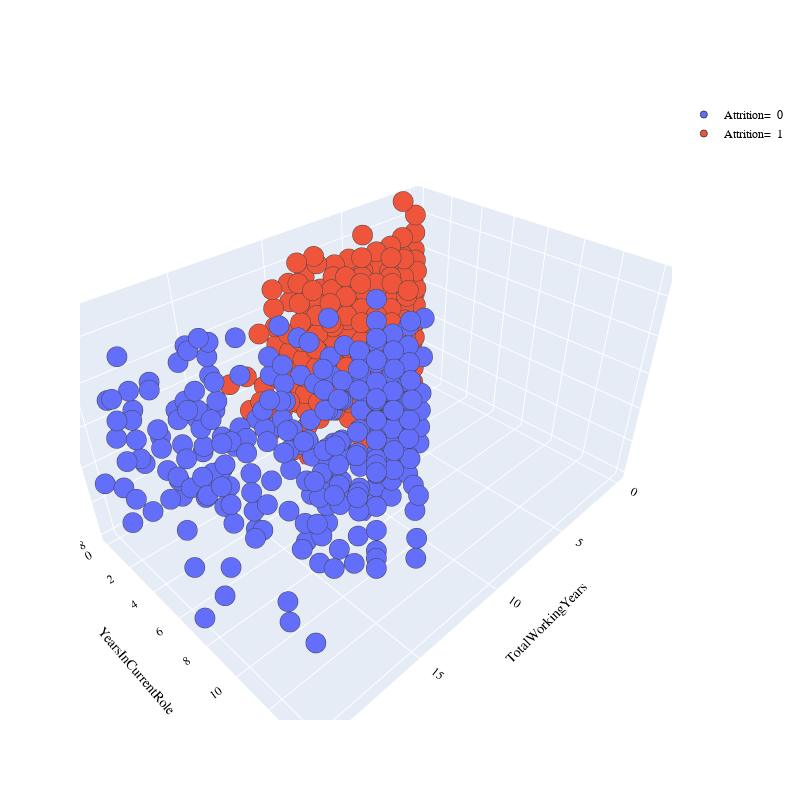

Notebook cell for this chart:
### Code cell
import plotly.graph_objects as go

PLOT = go.Figure()

for c in list(np.unique(kmeans.labels_)):
    
    PLOT.add_trace(go.Scatter3d(x = df_c[df_c.cluster == c]['TotalWorkingYears'],
                                y = df_c[df_c.cluster == c]['YearsInCurrentRole'],
                                z = df_c[df_c.cluster == c]['Satisfaction'],
                                mode = 'markers', marker_size = 7, marker_line_width = 1,
                                name = 'Attrition=  ' + str(c)))
    
    PLOT.update_layout(width = 800, height = 800, autosize = True, showlegend = True,
                   scene = dict(xaxis=dict(title = 'TotalWorkingYears', titlefont_color = 'black'),
                                yaxis=dict(title = 'YearsInCurrentRole', titlefont_color = 'black'),
                                zaxis=dict(title = 'Satisfaction', titlefont_color = 'black')),
                   font = dict(family = "Gilroy", color  = 'black', size = 12))
PLOT.show()

### Figure 1 — Plotly figure (JSON) as saved in the notebook; plotly's stock layout.template omitted (floating-point values rounded to 4 significant figures; data arrays with more than 128 entries replaced by an {"elided": "..."} marker saying what was removed)
{"data": [{"marker": {"line": {"width": 1}, "size": 7}, "mode": "markers", "name": "Attrition=  0", "type": "scatter3d", "x": {"elided": "420 int values"}, "y": {"elided": "420 int values"}, "z": {"elided": "420 int values"}}, {"marker": {"line": {"width": 1}, "size": 7}, "mode": "markers", "name": "Attrition=  1", "type": "scatter3d", "x": {"elided": "593 int values"}, "y": {"elided": "593 int values"}, "z": {"elided": "593 int values"}}], "layout": {"autosize": true, "font": {"color": "black", "family": "Gilroy", "size": 12}, "height": 800, "scene": {"xaxis": {"title": {"text": "TotalWorkingYears"}}, "yaxis": {"title": {"text": "YearsInCurrentRole"}}, "zaxis": {"title": {"text": "Satisfaction"}}}, "showlegend": true, "width": 800}}
